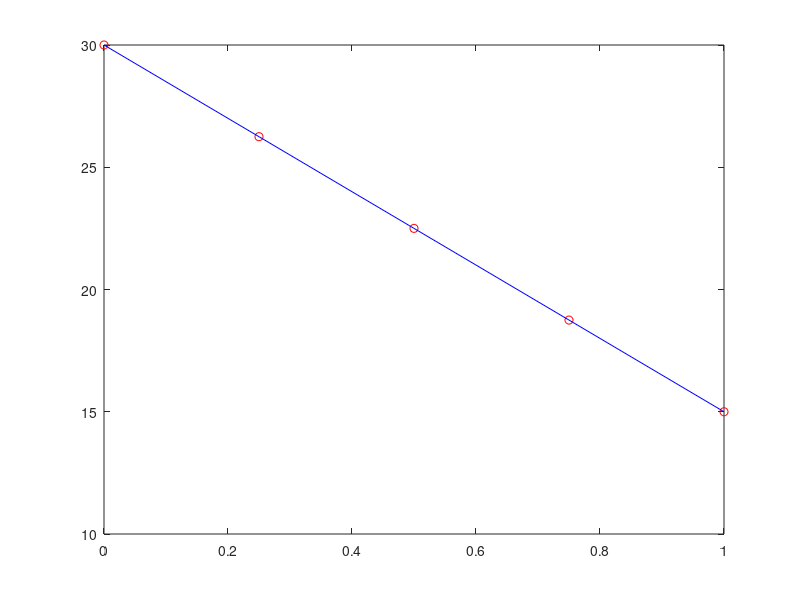

Source code (MATLAB):
% higiena
clear all
close all
clc

% PREPROCESSING

%%% Deklaracja/inicjalizacja zmiennych

%% Geometria
aa = 0 ;
bb = 1 ;

n = 5 ; % liczba wezlow siatki
x = linspace(aa,bb,n) ;
dx = x(2) - x(1) ;
h = dx ;

%% Warunki brzegowe
wbLt = 'D' ;
wbRt = 'D' ;

wbLw = 30 ;
wbRw = 15 ;

% inicjalizacja zmiennych potrzebnych w trakcie obliczen
A = zeros(n, n) ;
b = zeros(n, 1) ;

% PROCESSING

% assembling

for ii=2:n-1
  A(ii,ii)   =  2/h^2 ;
  A(ii,ii-1) = -1/h^2 ;
  A(ii,ii+1) = -1/h^2 ;
end

% uwzglednienie war. brzeg.
if wbLt == 'D'
  A(1,1) = 1 ;
  b(1)   = wbLw ;
elseif wbLt == 'N'
  TODO
else
  error('Bledny typ war. brzeg.')
end

if wbRt == 'D'
  A(n,n) = 1 ;
  b(n)   = wbRw ;
elseif wbRt == 'N'
  TODO
else
  error('Bledny typ war. brzeg.')
end

T = A\b

% POSTPROCESSING

figure, plot(x, T, 'ro')
hold on
plot(x, 30 - 15*x, 'b')
hold off


